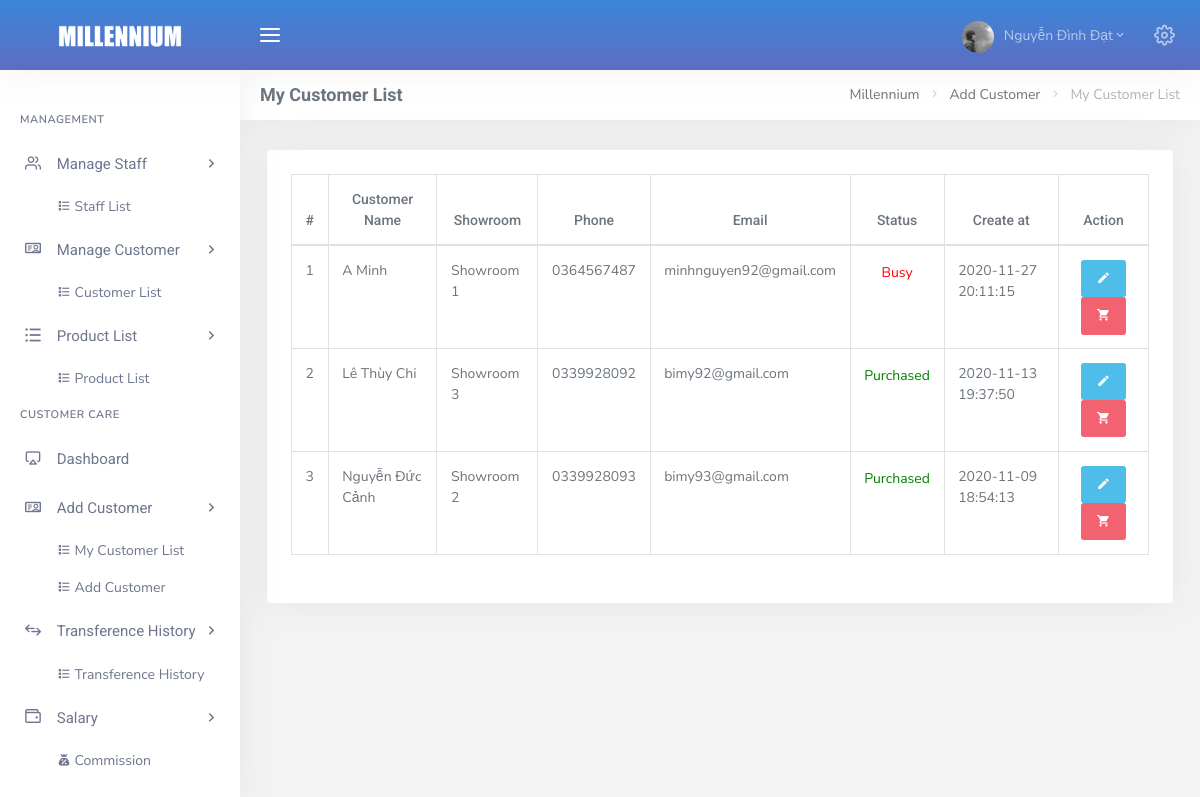
/admin/dashboard.php?page=list_customer_care (signed in), run on the app's committed database.
### tables this page shows
CREATE TABLE `tbl_user` (
  `id` int(11) NOT NULL,
  `name` varchar(50) NOT NULL,
  `showroom_id` int(11) NOT NULL,
  `avatar` varchar(50) NOT NULL DEFAULT 'default.png',
  `email` varchar(50) NOT NULL,
  `passw` varchar(50) NOT NULL DEFAULT '123456',
  `addres` varchar(100) NOT NULL,
  `salary` float NOT NULL,
  `role` tinyint(4) NOT NULL DEFAULT 2,
  `status` tinyint(4) NOT NULL DEFAULT 1,
  `create_at` datetime NOT NULL DEFAULT current_timestamp()
);

CREATE TABLE `tbl_customer` (
  `id` int(11) NOT NULL,
  `name` varchar(50) NOT NULL,
  `showroom_id` int(11) NOT NULL,
  `phone` varchar(10) NOT NULL,
  `email` varchar(50) NOT NULL,
  `sex` varchar(5) NOT NULL,
  `birth` date NOT NULL DEFAULT '1970-01-01',
  `passw` varchar(50) NOT NULL DEFAULT 'e10adc3949ba59abbe56e057f20f883e',
  `avatar` varchar(50) NOT NULL DEFAULT 'guest.jpg',
  `create_at` datetime NOT NULL DEFAULT current_timestamp()
);

CREATE TABLE `tbl_showroom` (
  `showroom_id` int(11) NOT NULL,
  `title` varchar(50) NOT NULL,
  `addres` varchar(100) NOT NULL,
  `create_at` datetime NOT NULL DEFAULT current_timestamp()
);

CREATE TABLE `tbl_care` (
  `user_id` int(11) NOT NULL,
  `customer_id` int(11) NOT NULL,
  `status` tinyint(4) NOT NULL DEFAULT 1,
  `create_at` datetime NOT NULL DEFAULT current_timestamp()
);

### admin/Controller/CustomerCare/CustomerCare_c.php (called while the page is built, shortened)
<?php
    include_once("Model/CustomerCare/CustomerCare_m.php");
    class CustomerCare_c extends CustomerCare_m {
        private $customer_care;
        function __construct()
        {
            $this->customer_care = new CustomerCare_m();
        }
        public function CustomerCare () {
            $user_id = $_SESSION['id'];
            $customer_care = $this->customer_care->getCustomerCare($user_id);
            include_once 'View/CustomerCare/list_customer_care.php';
        }
    }
?>

### admin/Config/myConfig.php (called while the page is built, shortened)
<?php
	class Connect{
		private $user = "root";
		private $pass = "";
		private $dns = "mysql:host=localhost;dbname=customer_care";
		function __construct(){
			try {
				$this->pdo = new PDO($this->dns, $this->user, $this->pass);
				$this->pdo->query("SET NAMES utf8");
			} catch (PDOException $e) {
				echo $e->getMessage();
				exit();
			}
		}
	}
 ?>

### admin/Model/CustomerCare/CustomerCare_m.php (called while the page is built, shortened)
<?php
    include_once("Config/myConfig.php");
    class CustomerCare_m extends Connect {
        function __construct()
        {
            parent::__construct();
        }
        protected function getCustomerCare ($user_id) {
            $sql = "
            SELECT tbl_care.customer_id, tbl_user.name as 'Họ tên NV', tbl_customer.name, tbl_showroom.title, tbl_customer.phone, tbl_customer.email, tbl_care.status, tbl_care.create_at, tbl_customer.id
            FROM
                tbl_user,
                tbl_customer,
                tbl_showroom,
                tbl_care
            WHERE
                tbl_customer.showroom_id = tbl_showroom.showroom_id AND tbl_user.id = tbl_care.user_id AND tbl_customer.id = tbl_care.customer_id AND tbl_user.id = :user_id
            ORDER BY tbl_care.create_at DESC";
            $pre = $this->pdo->prepare($sql);
            $pre->bindParam(":user_id", $user_id);
            $pre->execute();
            $result = array();
            while ($row = $pre->fetch(PDO::FETCH_ASSOC)) {
                $result[] = $row;
            }
            return $result;
        }
    }

### admin/View/CustomerCare/list_customer_care.php (the view, shortened to what this page needs)
<div class="row">
    <div class="col-12">
        <div class="card-box table-responsive">
            <table id="datatable_listcustomer_care" class="display table table-bordered dt-responsive nowrap" style="border-collapse: collapse; border-spacing: 0; width: 100%;">
                <thead>
                    <tr class="text-center">
                        <th>#</th>
                        <th>Customer Name</th>
                        <th>Showroom</th>
                        <th>Phone</th>
                        <th>Email</th>
                        <th>Status</th>
                        <th>Create at</th>
                        <th>Action</th>
                    </tr>
                </thead>
                <tbody id="view_customer_care">
                    <?php
                        $count = 0;
                        foreach ($customer_care as $key => $valueCustomerCare) {
                            $count++;
                        ?>
                            <tr>
                                <td class="text-center"><?= $count; ?></td>
                                <td><?= $valueCustomerCare['name'] ?></td>
                                <td><?= $valueCustomerCare['title'] ?></td>
                                <td><?= $valueCustomerCare['phone'] ?></td>
                                <td><?= $valueCustomerCare['email'] ?></td>
                                <td class="text-center">
                                    <?php
                                        if ($valueCustomerCare['status'] == 1) {
                                            echo "<p style='color: red;'>Busy</p>";
                                        }else if ($valueCustomerCare['status'] == 2) {
                                            echo "<p style='color: green;'>Purchased</p>";
                                        } else if ($valueCustomerCare['status'] == 3) {
                                            echo "<p style='color: blue;'>New</p>";
                                        }
                                    ?>
                                </td>
                                <td><?= $valueCustomerCare['create_at'] ?></td>
                                <td class="text-center">
                                    <a href="dashboard.php?page=detail_customer_care&id=<?= $valueCustomerCare['id']; ?>">
                                        <button class="btn btn-info btn-icon waves-effect waves-light" title="Detail"><span><i class="mdi mdi-pencil"></i></span></button>
                                    </a>
                                    <a href="dashboard.php?page=create_order&id=<?= $valueCustomerCare['customer_id']; ?>">
                                        <button type="button" class="btn btn-icon waves-effect waves-light btn-danger" title="Create Bill"><span><i class="mdi mdi-cart"></i></span></button>
                                    </a>
                                </td>
                            </tr>
                        <?php
                        }
                     ?>
                </tbody>
            </table>
        </div>
    </div>
</div>

### data on the page
tbl_user: tbl_customer.name "A Minh", showroom.title "Showroom 1", tbl_customer.phone "0364567487", tbl_customer.email "minhnguyen92@gmail.com", shows "Busy", tbl_care.create_at "2020-11-27 20:11:15", tbl_customer.name "Lê Thùy Chi", tbl_showroom.title "Showroom 3", tbl_customer.phone "0339928092", tbl_customer.email "bimy92@gmail.com", shows "Purchased", tbl_care.create_at "2020-11-13 19:37:50", tbl_customer.name "Nguyễn Đức Cảnh", tbl_showroom.title "Showroom 2", tbl_customer.phone "0339928093", tbl_customer.email "bimy93@gmail.com", tbl_care.create_at "2020-11-09 18:54:13"

### other printed values
$_SESSION['name'] "Nguyễn Đình Đạt"
